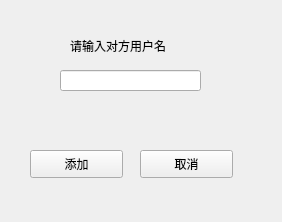
<?xml version="1.0" encoding="UTF-8"?>
<ui version="4.0">
 <class>add</class>
 <widget class="QWidget" name="add">
  <property name="geometry">
   <rect>
    <x>0</x>
    <y>0</y>
    <width>282</width>
    <height>222</height>
   </rect>
  </property>
  <property name="windowTitle">
   <string>Form</string>
  </property>
  <widget class="QLabel" name="label">
   <property name="geometry">
    <rect>
     <x>70</x>
     <y>20</y>
     <width>141</width>
     <height>51</height>
    </rect>
   </property>
   <property name="text">
    <string>请输入对方用户名</string>
   </property>
  </widget>
  <widget class="QLineEdit" name="lineEdit">
   <property name="geometry">
    <rect>
     <x>60</x>
     <y>70</y>
     <width>141</width>
     <height>21</height>
    </rect>
   </property>
  </widget>
  <widget class="QPushButton" name="ad">
   <property name="geometry">
    <rect>
     <x>30</x>
     <y>150</y>
     <width>93</width>
     <height>28</height>
    </rect>
   </property>
   <property name="text">
    <string>添加</string>
   </property>
  </widget>
  <widget class="QPushButton" name="cancel">
   <property name="geometry">
    <rect>
     <x>140</x>
     <y>150</y>
     <width>93</width>
     <height>28</height>
    </rect>
   </property>
   <property name="text">
    <string>取消</string>
   </property>
  </widget>
 </widget>
 <resources/>
 <connections/>
</ui>
